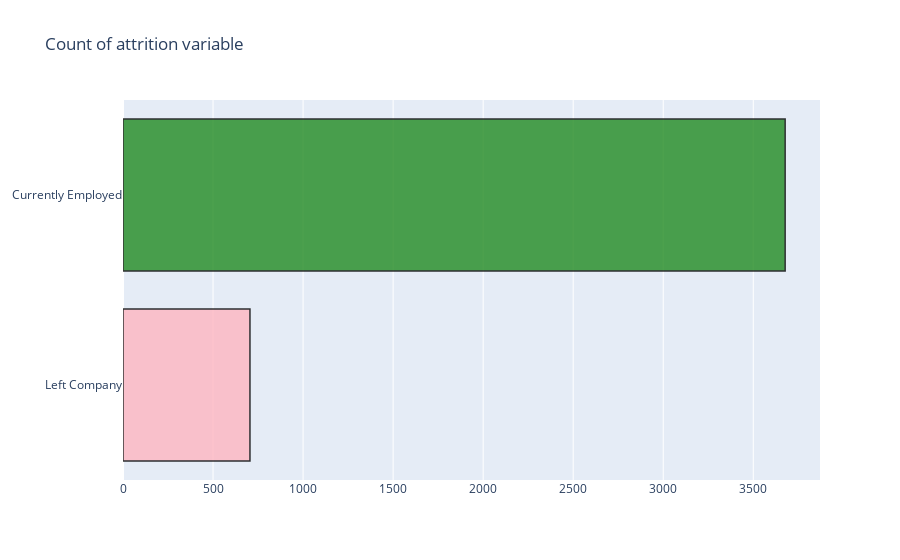
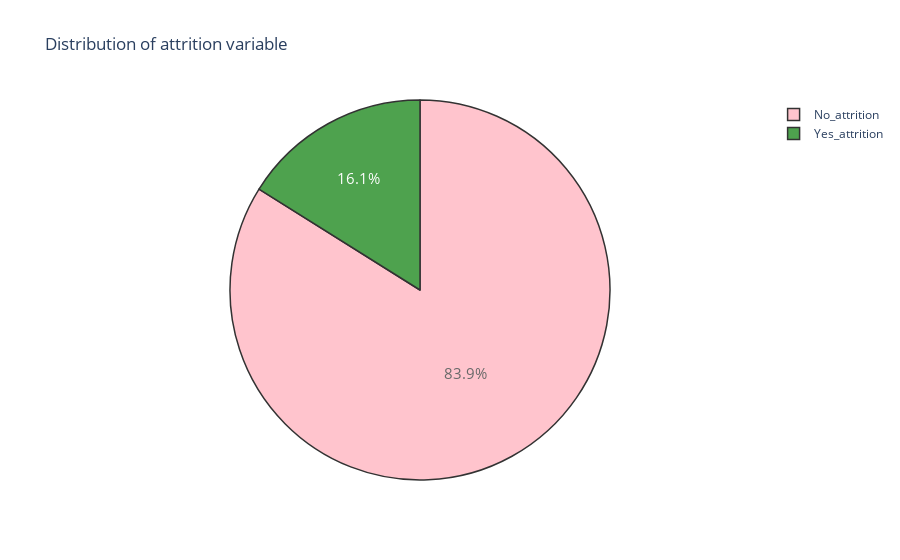

Notebook source saved alongside these figures, in order:
### Code cell
attrition = clean_df[(clean_df['Attrition'] != 0)]
no_attrition = clean_df[(clean_df['Attrition'] == 0)]

#Total Count of Yes/No 'Attrition'
trace = go.Bar(x = (len(attrition), len(no_attrition)), y = ['Left Company', 'Currently Employed'], 
               orientation = 'h', opacity = 0.8, marker=dict(color=['lightpink', 'forestgreen'],
                                                             line=dict(color='#000000',width=1.5)))

layout = dict(title =  'Count of attrition variable')
                    
fig = dict(data = [trace], layout=layout)
py.iplot(fig)

#Percentage of Yes/No 'Attrition'
trace = go.Pie(labels = ['No_attrition', 'Yes_attrition'], values = clean_df['Attrition'].value_counts(), 
               textfont=dict(size=15), opacity = 0.8,
               marker=dict(colors=['lightpink','forestgreen'], 
                           line=dict(color='#000000', width=1.5)))


layout = dict(title =  'Distribution of attrition variable')
           
fig = dict(data = [trace], layout=layout)
py.iplot(fig)

### Figure 1 — Plotly figure (JSON) as saved in the notebook; plotly's stock layout.template omitted (floating-point values rounded to 4 significant figures)
{"data": [{"marker": {"color": ["lightpink", "forestgreen"], "line": {"color": "#000000", "width": 1.5}}, "opacity": 0.8, "orientation": "h", "type": "bar", "x": [705, 3677], "y": ["Left Company", "Currently Employed"]}], "layout": {"title": {"text": "Count of attrition variable"}}}

### Figure 2 — Plotly figure (JSON) as saved in the notebook; plotly's stock layout.template omitted (floating-point values rounded to 4 significant figures)
{"data": [{"labels": ["No_attrition", "Yes_attrition"], "marker": {"colors": ["lightpink", "forestgreen"], "line": {"color": "#000000", "width": 1.5}}, "opacity": 0.8, "textfont": {"size": 15}, "type": "pie", "values": [3677, 705]}], "layout": {"title": {"text": "Distribution of attrition variable"}}}
